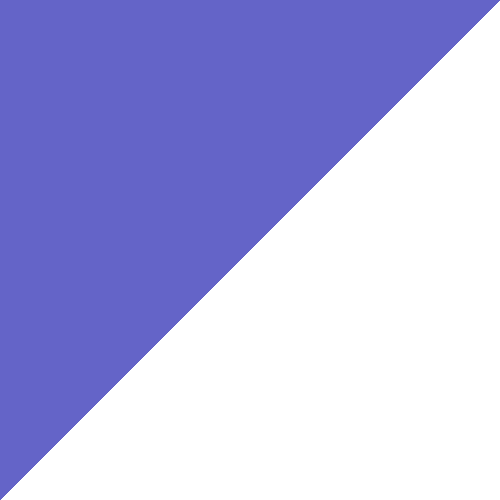
Frame 1 (no input)
Frame 60 (the mouse pressed at the canvas centre just before this capture): identical to frame 1, image omitted
Frame 120 (the mouse held since frame 60 and released just before this capture): identical to frame 1, image omitted

The Processing sketch that drew this single still picture (run headless with seeded random() and noise(); from frame 60 on, the mouse is pressed at the canvas centre):

// Processing sketch: sketch_180709a
// ── sketch_180709a.pde
/* Paste the code into a new Processing sketch and complete the steps. */

//1. create an array of ints. don't initialize it yet.
import java.util.Random;
int[] intArray;
void setup() {
  Random ran=new Random(500);
  //2. set the size of your window
  //  if you are using Processing 3, you cannot use variables
  //  because the developers don't know how programming is supposed to work.
size(500, 500);
  //3. initialize your array with the built in width variable
  intArray=new int[width]; 

  //4. initialize the ints in the array with random numbers
  //   from 0 to the built in height variable
  
for(int i=0; i<intArray.length; i++){
   intArray[i]=ran.nextInt();
}
  //5. call the noStroke() method
noStroke();
}

void draw() {
  //6. set the background color with background(r, g, b);
background(100, 100, 200);
  //7. set the color for your graph
fill(255, 255, 255);
  //8. draw a rectangle for each int in your array.
  //   the x value will be the element of the int
  //   the y value will the height variable
  //   the width is 1
  //   the height is negative the value of the int at that element in the array
for(int i=0; i<intArray.length; i++){
  rect(i, height, 1, -i);
  
}

  //9. call the stepSort method

  //10. extract the code that randomizes the array into a method.

  //11. call the method you made in step 10 when the mouse is pressed

}

void stepSort(int[] arr) {
  for (int i = 1; i < arr.length; i++) {
    if (arr[i - 1] > arr[i]) {
      int t = arr[i];
      arr[i] = arr[i - 1];
      arr[i - 1] = t;
    }
  }
}
